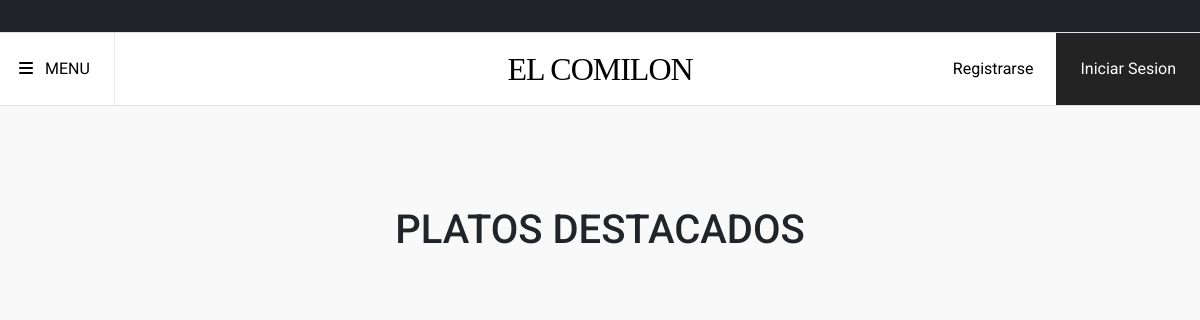
The app's page /, older data.
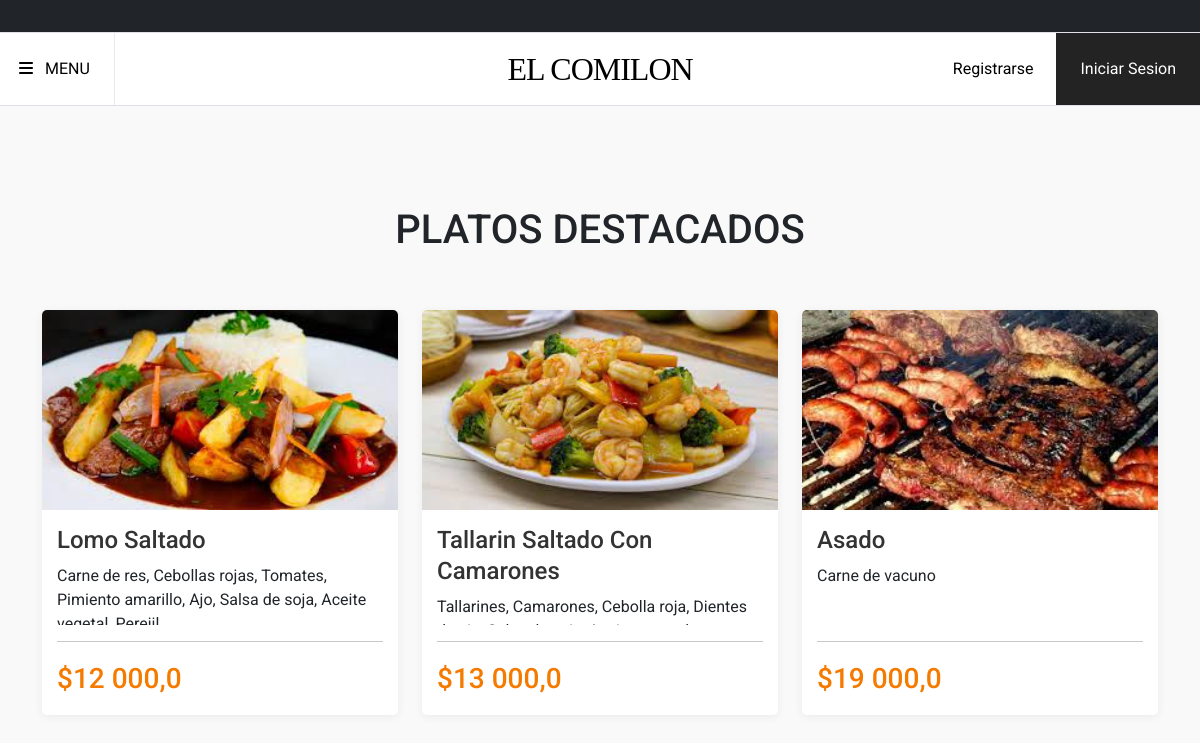
The same page, newer data.
### core/models.py (models this page shows, shortened)
class Plato(models.Model):
    nombre = models.CharField(max_length=200)
    precio_venta = models.FloatField(validators=[MinValueValidator(1.0)])
    descripcion = models.TextField()
    categoria = models.CharField(choices=CATEGORIA_CHOISES, max_length=80)
    imagen_producto = models.ImageField(upload_to='imagenproducto')
    class Meta:
        verbose_name_plural = 'Platillo'

### core/views.py (the view)
# urls.py: path('', views.VistaPlatillos.as_view(), name='inicio'),
class VistaPlatillos(View):
    def get(self, request):
        destacados = Plato.objects.filter(categoria='D')
        return render(request, 'core/inicio.html', {'destacados':destacados})

### core/templates/core/inicio.html (shortened to what this page needs)
{% extends 'core/base.html' %}
{% load static %}
{% load humanize %}
{% block contenido %}
<div class="main-content">
  <div class="container">
    <h1 class="text-center text-uppercase">Platos Destacados</h1>
    <br>
    <br>
    <div class="row">
      {% for d in destacados %}
      <div class="col-sm-6 col-md-6 col-lg-4">
        <div class="food-card">
          <div class="food-card_img">
            <img src="{{d.imagen_producto.url}}" alt="">
          </div>
          <div class="food-card_content">
            <div class="food-card_title-section">
              <a href="{% url 'detalle-producto' d.id %}" class="food-card_title">{{d.nombre}}</a>
              <span>{{d.descripcion}}</span>
            </div>
            <div class="food-card_bottom-section">
              <hr>
              <div class="space-between">
                <div class="food-card_price">
                  <span>${{d.precio_venta|intcomma}}</span>
                </div>
              </div>
            </div>
          </div>
        </div>
      </div>
      {% endfor %}
    </div>
  </div>
</div>
{% endblock contenido %}

Row changes from the older to the newer data that the page shows:
now on this page (row edited): Plato: imagen_producto (picture), nombre "Lomo Saltado", descripcion "Carne de res, Cebollas rojas, Tomates, Pimiento amarillo, Ajo, Salsa de soja, Aceite…", precio_venta "12 000,0"
now on this page (row edited): Plato: imagen_producto (picture), nombre "Tallarin Saltado Con Camarones", descripcion "Tallarines, Camarones, Cebolla roja, Dientes…", precio_venta "13 000,0"
now on this page (row edited): Plato: imagen_producto (picture), nombre "Asado", descripcion "Carne de vacuno", precio_venta "19 000,0"
